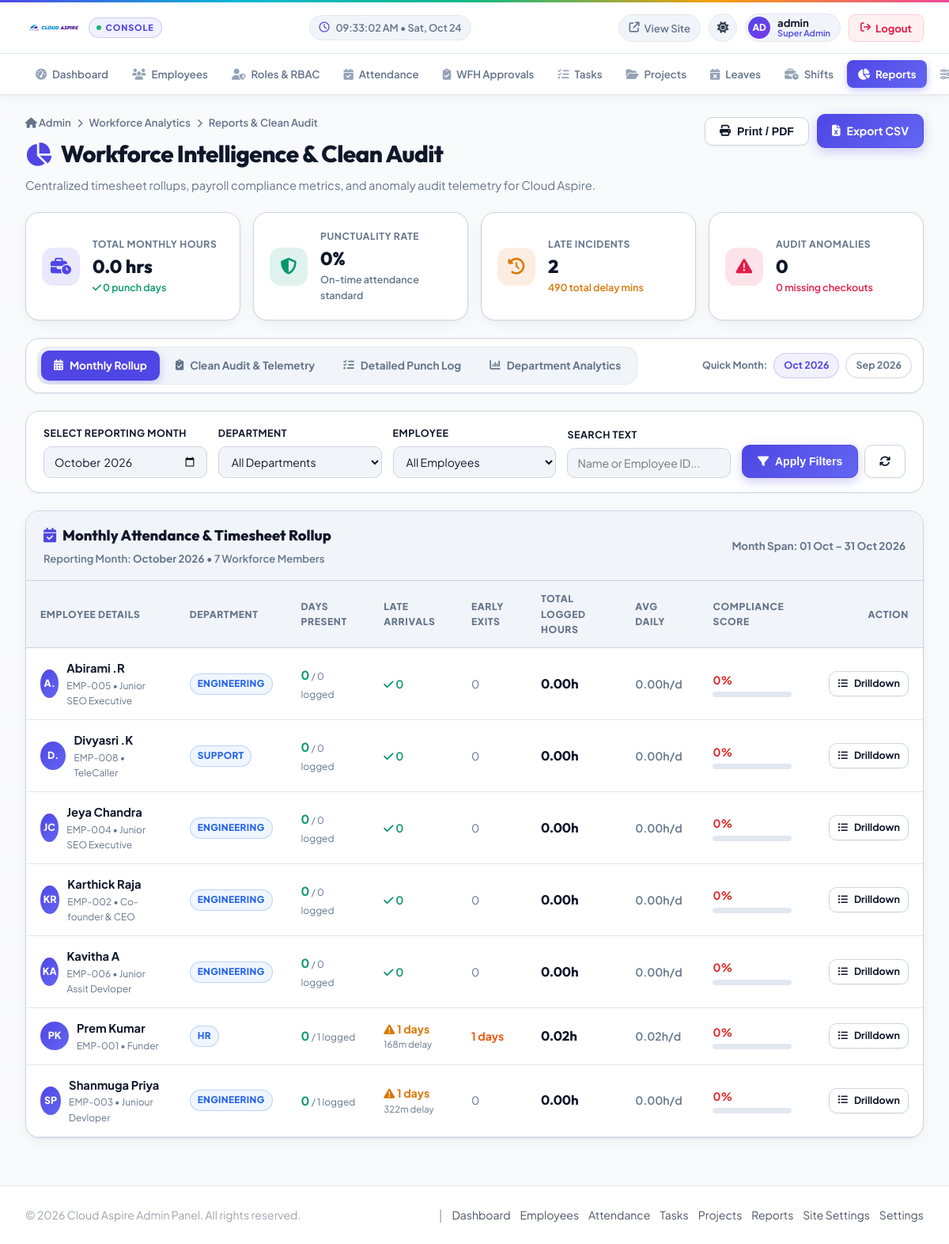
/admin/reports.php (signed in), run on the app's committed database.
### tables this page shows
CREATE TABLE `site_settings` (
  `id` int(11) NOT NULL AUTO_INCREMENT,
  `site_name` varchar(120) NOT NULL,
  `tagline` varchar(255) DEFAULT NULL,
  `brand_color` varchar(20) DEFAULT '#4f46e5',
  `support_email` varchar(255) DEFAULT NULL,
  `support_phone` varchar(50) DEFAULT NULL,
  `logo` varchar(255) DEFAULT NULL,
  `favicon` varchar(255) DEFAULT NULL,
  `smtp_host` varchar(255) DEFAULT NULL,
  `smtp_port` smallint(5) unsigned NOT NULL DEFAULT 587,
  `smtp_encryption` varchar(10) NOT NULL DEFAULT 'tls',
  `smtp_username` varchar(255) DEFAULT NULL,
  `smtp_password` text DEFAULT NULL,
  `smtp_from_email` varchar(255) DEFAULT NULL,
  `smtp_from_name` varchar(120) DEFAULT NULL,
  `is_active` tinyint(1) NOT NULL DEFAULT 1,
  `created_at` timestamp NOT NULL DEFAULT current_timestamp(),
  `updated_at` timestamp NOT NULL DEFAULT current_timestamp() ON UPDATE current_timestamp(),
  `office_name` varchar(150) NOT NULL DEFAULT 'Cloud Aspire Headquarters',
  `office_address` varchar(255) DEFAULT NULL,
  `office_latitude` decimal(10,8) DEFAULT 11.94160000,
  `office_longitude` decimal(11,8) DEFAULT 79.80830000,
  `office_radius_meters` int(11) NOT NULL DEFAULT 100,
  `location_attendance_enabled` tinyint(1) NOT NULL DEFAULT 1,
  `wfh_early_window_minutes` int(11) NOT NULL DEFAULT 15,
  `wfh_grace_period_minutes` int(11) NOT NULL DEFAULT 15,
  `wfh_late_threshold_minutes` int(11) NOT NULL DEFAULT 30,
  `wfh_auto_reschedule_allowed` tinyint(1) NOT NULL DEFAULT 0,
  PRIMARY KEY (`id`)
);

CREATE TABLE `employees` (
  `id` int(11) NOT NULL AUTO_INCREMENT,
  `first_name` varchar(50) NOT NULL,
  `last_name` varchar(50) NOT NULL,
  `email` varchar(100) NOT NULL,
  `password` varchar(255) DEFAULT NULL,
  `phone` varchar(20) DEFAULT NULL,
  `department` varchar(50) DEFAULT NULL,
  `position` varchar(100) DEFAULT NULL,
  `salary` decimal(10,2) DEFAULT NULL,
  `hire_date` date DEFAULT NULL,
  `status` enum('active','inactive','on_leave') DEFAULT 'active',
  `work_mode` enum('on_site','wfh') NOT NULL DEFAULT 'on_site',
  `created_at` timestamp NOT NULL DEFAULT current_timestamp(),
  `updated_at` timestamp NOT NULL DEFAULT current_timestamp() ON UPDATE current_timestamp(),
  `avatar` varchar(255) DEFAULT NULL,
  `aadhar_image` varchar(255) DEFAULT NULL,
  `aadhar_verified` tinyint(1) DEFAULT 0,
  `employee_id` varchar(10) DEFAULT NULL,
  `first_login_completed` tinyint(1) DEFAULT 0,
  PRIMARY KEY (`id`),
  UNIQUE KEY `email` (`email`)
);

### admin/reports.php (the view, shortened to what the rows shown need)
<?php
require_once __DIR__ . '/../app/AttendanceHelper.php';
$activeSiteSettings = null;
try {
    $stmt = $pdo->query("SELECT site_name, logo, favicon FROM site_settings WHERE is_active = 1 ORDER BY updated_at DESC LIMIT 1");
    $activeSiteSettings = $stmt->fetch(PDO::FETCH_ASSOC);
} catch (PDOException $e) {}
$brandName = !empty($activeSiteSettings['site_name']) ? $activeSiteSettings['site_name'] : 'Cloud Aspire';
$reportType   = $_GET['report_type'] ?? 'monthly';
$selectedMonth = $_GET['month'] ?? date('Y-m');
$monthStart = $selectedMonth . '-01';
$monthEnd   = date('Y-m-t', strtotime($monthStart));
$monthlyData = [];
if ($reportType === 'monthly') {
    $mQuery = "
        SELECT
            e.id as emp_db_id,
            e.employee_id as emp_code,
            e.first_name,
            e.last_name,
            e.department,
            e.position,
            e.avatar,
            COUNT(a.id) as total_days_logged,
            SUM(CASE WHEN a.attendance_status IN ('present', 'completed') OR a.status = 'present' THEN 1 ELSE 0 END) as days_present,
            SUM(CASE WHEN a.attendance_status = 'delayed' OR a.delay_minutes > 0 THEN 1 ELSE 0 END) as days_delayed,
            SUM(CASE WHEN a.attendance_status = 'left_early' OR a.early_exit_minutes > 0 THEN 1 ELSE 0 END) as days_early_exit,
            SUM(CASE WHEN a.attendance_status = 'half_day' OR a.status = 'half_day' THEN 1 ELSE 0 END) as days_half_day,
            SUM(CASE WHEN a.attendance_status = 'absent' OR a.status = 'absent' THEN 1 ELSE 0 END) as days_absent,
            COALESCE(SUM(a.total_work_minutes), 0) as total_work_mins,
            COALESCE(SUM(a.working_hours), 0.00) as total_work_hours,
            COALESCE(SUM(a.delay_minutes), 0) as total_delay_mins,
            COALESCE(SUM(a.early_exit_minutes), 0) as total_early_mins,
            COALESCE(ROUND(AVG(NULLIF(a.working_hours, 0)), 2), 0.00) as avg_daily_hours
        FROM employees e
        LEFT JOIN attendance a ON e.id = a.employee_id AND a.date BETWEEN ? AND ?
        WHERE e.status != 'inactive'
    ";
    $mParams = [$monthStart, $monthEnd];
    $mQuery .= " GROUP BY e.id ORDER BY e.first_name ASC";
    try {
        $mStmt = $pdo->prepare($mQuery);
        $mStmt->execute($mParams);
        $monthlyData = $mStmt->fetchAll(PDO::FETCH_ASSOC);
    } catch (PDOException $e) {
        error_log("Monthly reports error: " . $e->getMessage());
        $monthlyData = [];
    }
}
include 'header.php';
?>
<div class="reports-container">
    <div class="reports-hero-header">
        <div>
            <nav class="reports-breadcrumb" aria-label="Breadcrumb">
                <a href="/admin/dashboard"><i class="fa-solid fa-house"></i> Admin</a>
                <span><i class="fa-solid fa-chevron-right" style="font-size: 0.7rem;"></i></span>
                <span>Workforce Analytics</span>
                <span><i class="fa-solid fa-chevron-right" style="font-size: 0.7rem;"></i></span>
                <span>Reports &amp; Clean Audit</span>
            </nav>
            <h1 class="reports-title">
                <i class="fa-solid fa-chart-pie" style="color: var(--adm-brand);"></i>
                <span>Workforce Intelligence &amp; Clean Audit</span>
            </h1>
            <p class="reports-subtitle">
                Centralized timesheet rollups, payroll compliance metrics, and anomaly audit telemetry for <?php echo htmlspecialchars($brandName); ?>.
            </p>
        </div>
    </div>
    <?php if ($reportType === 'monthly'): ?>
        <div class="table-panel-card">
            <div style="overflow-x: auto;">
                <table class="saas-table">
                    <thead>
                        <tr>
                            <th>Employee Details</th>
                            <th>Department</th>
                            <th>Days Present</th>
                            <th>Late Arrivals</th>
                            <th>Early Exits</th>
                            <th>Total Logged Hours</th>
                            <th>Avg Daily</th>
                            <th>Compliance Score</th>
                            <th style="text-align: right;">Action</th>
                        </tr>
                    </thead>
                    <tbody>
                        <?php if (empty($monthlyData)): ?>
                            <tr>
                                <td colspan="9" style="text-align: center; padding: 40px; color: var(--adm-muted);">
                                    No attendance records found for <?php echo date('F Y', strtotime($monthStart)); ?> with the selected filter criteria.
                                </td>
                            </tr>
                        <?php else: ?>
                            <?php foreach ($monthlyData as $row): ?>
                                <tr>
                                    <td>
                                        <div style="display: flex; align-items: center; gap: 10px;">
                                            <div style="width: 36px; height: 36px; border-radius: 50%; background: linear-gradient(135deg, #4f46e5, #6366f1); color: #fff; display: flex; align-items: center; justify-content: center; font-weight: 800; font-size: 0.78rem;">
                                                <?php echo strtoupper(substr($row['first_name'], 0, 1) . substr($row['last_name'], 0, 1)); ?>
                                            </div>
                                            <div>
                                                <strong style="color: var(--adm-text-main); font-size: 0.92rem;">
                                                    <?php echo htmlspecialchars($row['first_name'] . ' ' . $row['last_name']); ?>
                                                </strong>
                                                <div style="font-size: 0.75rem; color: var(--adm-muted);">
                                                    <?php echo htmlspecialchars($row['emp_code'] ?: "EMP-{$row['emp_db_id']}"); ?> &bull; <?php echo htmlspecialchars($row['position'] ?: 'Staff'); ?>
                                                </div>
                                            </div>
                                        </div>
                                    </td>
                                    <td>
                                        <span class="badge-saas badge-info">
                                            <?php echo htmlspecialchars($row['department'] ?: 'General'); ?>
                                        </span>
                                    </td>
                                    <td>
                                        <strong style="font-size: 0.95rem; color: #059669;"><?php echo $row['days_present']; ?></strong>
                                        <span style="font-size: 0.75rem; color: var(--adm-muted);">/ <?php echo $row['total_days_logged']; ?> logged</span>
                                    </td>
                                    <td>
                                        <?php if ((int)$row['days_delayed'] > 0): ?>
                                            <span style="color: #d97706; font-weight: 700;">
                                                <i class="fa-solid fa-triangle-exclamation"></i> <?php echo $row['days_delayed']; ?> days
                                            </span>
                                            <div style="font-size: 0.72rem; color: var(--adm-muted);"><?php echo $row['total_delay_mins']; ?>m delay</div>
                                        <?php else: ?>
                                            <span style="color: #059669; font-weight: 600;"><i class="fa-solid fa-check"></i> 0</span>
                                        <?php endif; ?>
                                    </td>
                                    <td>
                                        <?php if ((int)$row['days_early_exit'] > 0): ?>
                                            <span style="color: #ea580c; font-weight: 700;"><?php echo $row['days_early_exit']; ?> days</span>
                                        <?php else: ?>
                                            <span style="color: var(--adm-muted);">0</span>
                                        <?php endif; ?>
                                    </td>
                                    <td>
                                        <strong style="font-family: 'Outfit', sans-serif; font-size: 1.05rem; color: var(--adm-text-main);">
                                            <?php echo number_format($row['total_work_hours'], 2); ?>h
                                        </strong>
                                    </td>
                                    <td>
                                        <span style="font-size: 0.88rem; font-weight: 600; color: var(--adm-muted);">
                                            <?php echo number_format($row['avg_daily_hours'], 2); ?>h/d
                                        </span>
                                    </td>
                                    <td>
                                        <div>
                                            <strong style="font-size: 0.88rem; color: <?php echo $row['compliance_rate'] >= 90 ? '#059669' : ($row['compliance_rate'] >= 75 ? '#d97706' : '#dc2626'); ?>;">
                                                <?php echo $row['compliance_rate']; ?>%
                                            </strong>
                                            <div class="compliance-progress-bar">
                                            </div>
                                        </div>
                                    </td>
                                    <td style="text-align: right;">
                                        <a href="reports?report_type=detailed&employee_id=<?php echo $row['emp_db_id']; ?>&start_date=<?php echo $monthStart; ?>&end_date=<?php echo $monthEnd; ?>" class="btn-saas btn-saas-secondary" style="padding: 5px 10px; font-size: 0.78rem;">
                                            <i class="fa-solid fa-list-ul"></i> Drilldown
                                        </a>
                                    </td>
                                </tr>
                            <?php endforeach; ?>
                        <?php endif; ?>
                    </tbody>
                </table>
            </div>
        </div>
    <?php endif; ?>
</div>
<?php include 'footer.php'; ?>

### admin/header.php (shortened to what the rows shown need)
<?php
$activeSiteSettings = null;
if (isset($pdo) && $pdo instanceof PDO) {
    try {
        $stmt = $pdo->query("SELECT site_name, logo, favicon FROM site_settings WHERE is_active = 1 ORDER BY updated_at DESC LIMIT 1");
        $activeSiteSettings = $stmt->fetch(PDO::FETCH_ASSOC);
    } catch (PDOException $e) {}
}
$adminBrandName    = !empty($activeSiteSettings['site_name']) ? $activeSiteSettings['site_name'] : 'Cloud Aspire';
$adminBrandLogo    = !empty($activeSiteSettings['logo']) ? '/assets/uploads/site/' . rawurlencode($activeSiteSettings['logo']) : null;
?>
<!DOCTYPE html>
<html lang="en">
<head>
    <link rel="stylesheet" href="https://cdnjs.cloudflare.com/ajax/libs/font-awesome/6.5.1/css/all.min.css">
    <link rel="stylesheet" href="/assets/css/theme.css">
</head>
<body>
    <header class="adm-header-wrapper">
        <div class="adm-navbar" role="navigation" aria-label="Admin Navigation">
            <a href="dashboard" class="adm-brand-area" title="<?php echo htmlspecialchars($adminBrandName); ?> Admin Dashboard">
                <?php if ($adminBrandLogo): ?>
                    <img src="<?php echo htmlspecialchars($adminBrandLogo); ?>" alt="<?php echo htmlspecialchars($adminBrandName); ?>" class="adm-brand-logo-img">
                <?php endif; ?>
                <span class="adm-badge-saas">
                    <span class="adm-pulse-dot"></span>
                    <span>Console</span>
                </span>
            </a>
        </div>
    </header>
    <main class="main-content">

### admin/footer.php (shortened to what the rows shown need)
</main>
<footer class="admin-footer">
<div class="footer-content">
<p class="footer-text">
&copy; <?php echo date('Y'); ?> <?php echo htmlspecialchars($adminBrandName ?? 'Cloud Aspire'); ?> Admin Panel. All rights reserved.
</p>
<div class="footer-links">
<span class="footer-divider">|</span>
<a href="dashboard">Dashboard</a>
<a href="employee">Employees</a>
<a href="attendance">Attendance</a>
<a href="task">Tasks</a>
<a href="project">Projects</a>
<a href="reports">Reports</a>
<a href="site_settings">Site Settings</a>
<a href="settings">Settings</a>
</div>
</div>
</footer>
</body>
</html>

### data on the page
site_settings: logo (picture), site_name "Cloud Aspire"
employees: first_name+last_name "A.", first_name+last_name "Abirami .R", employee "EMP-005", position "Junior SEO Executive", department "ENGINEERING", days_present "0", total_days_logged "0", total_work_hours "0.00", avg_daily_hours "0.00", compliance_rate "0"
employees: first_name+last_name "D.", first_name+last_name "Divyasri .K", employee "EMP-008", position "TeleCaller", department "SUPPORT", days_present "0", total_days_logged "0", total_work_hours "0.00", avg_daily_hours "0.00", compliance_rate "0"
employees: first_name+last_name "JC", first_name+last_name "Jeya Chandra", employee "EMP-004", position "Junior SEO Executive", department "ENGINEERING", days_present "0", total_days_logged "0", total_work_hours "0.00", avg_daily_hours "0.00", compliance_rate "0"
employees: first_name+last_name "KR", first_name+last_name "Karthick Raja", employee "EMP-002", position "Co-founder & CEO", department "ENGINEERING", days_present "0", total_days_logged "0", total_work_hours "0.00", avg_daily_hours "0.00", compliance_rate "0"
employees: first_name+last_name "KA", first_name+last_name "Kavitha A", employee "EMP-006", position "Junior Assit Devloper", department "ENGINEERING", days_present "0", total_days_logged "0", total_work_hours "0.00", avg_daily_hours "0.00", compliance_rate "0"
employees: first_name+last_name "PK", first_name+last_name "Prem Kumar", employee "EMP-001", position "Funder", department "HR", days_present "0", total_days_logged "1", days_delayed "1", total_delay_mins "168", days_early_exit "1", total_work_hours "0.02", avg_daily_hours "0.02", compliance_rate "0"
employees: first_name+last_name "SP", first_name+last_name "Shanmuga Priya", employee "EMP-003", position "Juniour Devloper", department "ENGINEERING", days_present "0", total_days_logged "1", days_delayed "1", total_delay_mins "322", total_work_hours "0.00", avg_daily_hours "0.00", compliance_rate "0"

### other printed values
$adminInitials "AD"
$adminUsername "admin"
$navItem['label'] "Dashboard"
$navItem['label'] "Employees"
$navItem['label'] "Roles & RBAC"
$navItem['label'] "Attendance"
$navItem['label'] "WFH Approvals"
$navItem['label'] "Tasks"
$navItem['label'] "Projects"
$navItem['label'] "Leaves"
$navItem['label'] "Shifts"
$navItem['label'] "Reports"
$hoursCount "0.0"
$monthlyTotals['total_present_days'] "0"
$monthlyTotals['avg_compliance'] "0"
